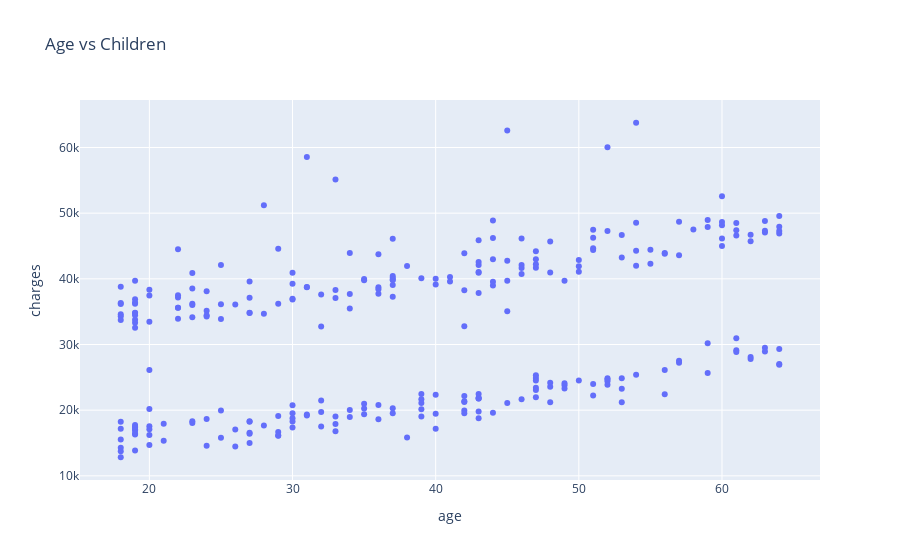

The code cell stored with this chart in its notebook:
### Code cell
fig = px.scatter(smoker_df,x='age',y='charges',title='Age vs Children')
#fig.update_traces(marker_line=4,marker_opacity=.5)
fig.show()

### Figure 1 — Plotly figure (JSON) as saved in the notebook; plotly's stock layout.template omitted (floating-point values rounded to 4 significant figures; data arrays with more than 128 entries replaced by an {"elided": "..."} marker saying what was removed)
{"data": [{"hovertemplate": "age=%{x}<br>charges=%{y}<extra></extra>", "legendgroup": "", "marker": {"color": "#636efa", "symbol": "circle"}, "mode": "markers", "name": "", "orientation": "v", "showlegend": false, "type": "scatter", "x": {"elided": "274 int values"}, "xaxis": "x", "y": {"elided": "274 float values"}, "yaxis": "y"}], "layout": {"legend": {"tracegroupgap": 0}, "title": {"text": "Age vs Children"}, "xaxis": {"anchor": "y", "domain": [0, 1], "title": {"text": "age"}}, "yaxis": {"anchor": "x", "domain": [0, 1], "title": {"text": "charges"}}}}
